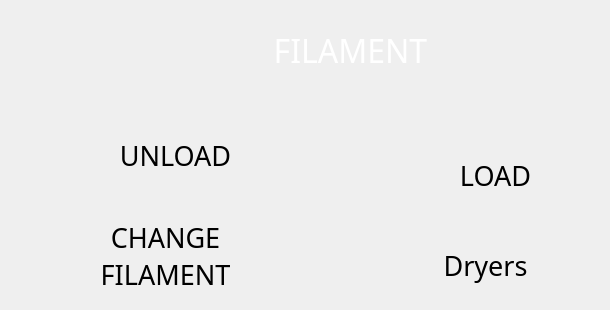
  <widget class="QWidget" name="filament_page">
   <widget class="CustomQPushButton" name="filament_stop_printing_btn">
    <property name="geometry">
     <rect>
      <x>70</x>
      <y>120</y>
      <width>211</width>
      <height>71</height>
     </rect>
    </property>
    <property name="minimumSize">
     <size>
      <width>10</width>
      <height>10</height>
     </size>
    </property>
    <property name="font">
     <font>
      <family>Momcake</family>
      <pointsize>20</pointsize>
      <italic>false</italic>
      <stylestrategy>PreferAntialias</stylestrategy>
     </font>
    </property>
    <property name="mouseTracking">
     <bool>false</bool>
    </property>
    <property name="tabletTracking">
     <bool>true</bool>
    </property>
    <property name="contextMenuPolicy">
     <enum>Qt::NoContextMenu</enum>
    </property>
    <property name="layoutDirection">
     <enum>Qt::LeftToRight</enum>
    </property>
    <property name="styleSheet">
     <string notr="true"/>
    </property>
    <property name="text">
     <string>UNLOAD</string>
    </property>
    <property name="autoDefault">
     <bool>false</bool>
    </property>
    <property name="flat">
     <bool>true</bool>
    </property>
    <property name="class" stdset="0">
     <string>menu_btn</string>
    </property>
    <property name="borderLeftPixmap" stdset="0">
     <pixmap resource="../resources/button_resources.qrc">:/button_borders/media/buttons/btn_part1.svg</pixmap>
    </property>
    <property name="borderCenterPixmap" stdset="0">
     <pixmap resource="../resources/button_resources.qrc">:/button_borders/media/buttons/btn_part2.svg</pixmap>
    </property>
    <property name="borderRightPixmap" stdset="0">
     <pixmap resource="../resources/button_resources.qrc">:/button_borders/media/buttons/btn_part3.svg</pixmap>
    </property>
   </widget>
   <widget class="CustomQPushButton" name="filament_load_btn">
    <property name="geometry">
     <rect>
      <x>390</x>
      <y>140</y>
      <width>211</width>
      <height>71</height>
     </rect>
    </property>
    <property name="minimumSize">
     <size>
      <width>10</width>
      <height>10</height>
     </size>
    </property>
    <property name="font">
     <font>
      <family>Momcake</family>
      <pointsize>20</pointsize>
      <italic>false</italic>
      <stylestrategy>PreferAntialias</stylestrategy>
     </font>
    </property>
    <property name="mouseTracking">
     <bool>false</bool>
    </property>
    <property name="tabletTracking">
     <bool>true</bool>
    </property>
    <property name="contextMenuPolicy">
     <enum>Qt::NoContextMenu</enum>
    </property>
    <property name="layoutDirection">
     <enum>Qt::LeftToRight</enum>
    </property>
    <property name="styleSheet">
     <string notr="true"/>
    </property>
    <property name="text">
     <string>LOAD</string>
    </property>
    <property name="autoDefault">
     <bool>false</bool>
    </property>
    <property name="flat">
     <bool>true</bool>
    </property>
    <property name="class" stdset="0">
     <string>menu_btn</string>
    </property>
    <property name="borderLeftPixmap" stdset="0">
     <pixmap resource="../resources/button_resources.qrc">:/button_borders/media/buttons/btn_part1.svg</pixmap>
    </property>
    <property name="borderCenterPixmap" stdset="0">
     <pixmap resource="../resources/button_resources.qrc">:/button_borders/media/buttons/btn_part2.svg</pixmap>
    </property>
    <property name="borderRightPixmap" stdset="0">
     <pixmap resource="../resources/button_resources.qrc">:/button_borders/media/buttons/btn_part3.svg</pixmap>
    </property>
   </widget>
   <widget class="CustomQPushButton" name="filament_dryers_btn">
    <property name="geometry">
     <rect>
      <x>380</x>
      <y>230</y>
      <width>211</width>
      <height>71</height>
     </rect>
    </property>
    <property name="minimumSize">
     <size>
      <width>10</width>
      <height>10</height>
     </size>
    </property>
    <property name="font">
     <font>
      <family>Momcake</family>
      <pointsize>20</pointsize>
      <italic>false</italic>
      <stylestrategy>PreferAntialias</stylestrategy>
     </font>
    </property>
    <property name="mouseTracking">
     <bool>false</bool>
    </property>
    <property name="tabletTracking">
     <bool>true</bool>
    </property>
    <property name="contextMenuPolicy">
     <enum>Qt::NoContextMenu</enum>
    </property>
    <property name="layoutDirection">
     <enum>Qt::LeftToRight</enum>
    </property>
    <property name="styleSheet">
     <string notr="true"/>
    </property>
    <property name="text">
     <string>Dryers</string>
    </property>
    <property name="autoDefault">
     <bool>false</bool>
    </property>
    <property name="flat">
     <bool>true</bool>
    </property>
    <property name="class" stdset="0">
     <string>menu_btn</string>
    </property>
    <property name="borderLeftPixmap" stdset="0">
     <pixmap resource="../resources/button_resources.qrc">:/button_borders/media/buttons/btn_part1.svg</pixmap>
    </property>
    <property name="borderCenterPixmap" stdset="0">
     <pixmap resource="../resources/button_resources.qrc">:/button_borders/media/buttons/btn_part2.svg</pixmap>
    </property>
    <property name="borderRightPixmap" stdset="0">
     <pixmap resource="../resources/button_resources.qrc">:/button_borders/media/buttons/btn_part3.svg</pixmap>
    </property>
   </widget>
   <widget class="CustomQPushButton" name="filament_change_filament_btn">
    <property name="geometry">
     <rect>
      <x>60</x>
      <y>220</y>
      <width>211</width>
      <height>71</height>
     </rect>
    </property>
    <property name="minimumSize">
     <size>
      <width>10</width>
      <height>10</height>
     </size>
    </property>
    <property name="font">
     <font>
      <family>Momcake</family>
      <pointsize>20</pointsize>
      <italic>false</italic>
      <stylestrategy>PreferAntialias</stylestrategy>
     </font>
    </property>
    <property name="mouseTracking">
     <bool>false</bool>
    </property>
    <property name="tabletTracking">
     <bool>true</bool>
    </property>
    <property name="contextMenuPolicy">
     <enum>Qt::NoContextMenu</enum>
    </property>
    <property name="layoutDirection">
     <enum>Qt::LeftToRight</enum>
    </property>
    <property name="styleSheet">
     <string notr="true"/>
    </property>
    <property name="text">
     <string>CHANGE
FILAMENT</string>
    </property>
    <property name="autoDefault">
     <bool>false</bool>
    </property>
    <property name="flat">
     <bool>true</bool>
    </property>
    <property name="class" stdset="0">
     <string>menu_btn</string>
    </property>
    <property name="borderLeftPixmap" stdset="0">
     <pixmap resource="../resources/button_resources.qrc">:/button_borders/media/buttons/btn_part1.svg</pixmap>
    </property>
    <property name="borderCenterPixmap" stdset="0">
     <pixmap resource="../resources/button_resources.qrc">:/button_borders/media/buttons/btn_part2.svg</pixmap>
    </property>
    <property name="borderRightPixmap" stdset="0">
     <pixmap resource="../resources/button_resources.qrc">:/button_borders/media/buttons/btn_part3.svg</pixmap>
    </property>
   </widget>
   <widget class="QLabel" name="printing_title_lable">
    <property name="geometry">
     <rect>
      <x>260</x>
      <y>30</y>
      <width>181</width>
      <height>41</height>
     </rect>
    </property>
    <property name="font">
     <font>
      <family>Momcake</family>
      <pointsize>24</pointsize>
     </font>
    </property>
    <property name="layoutDirection">
     <enum>Qt::RightToLeft</enum>
    </property>
    <property name="styleSheet">
     <string notr="true">background: transparent; color: white;</string>
    </property>
    <property name="text">
     <string>FILAMENT</string>
    </property>
    <property name="alignment">
     <set>Qt::AlignCenter</set>
    </property>
    <property name="class" stdset="0">
     <string>title_text</string>
    </property>
   </widget>
  </widget>
